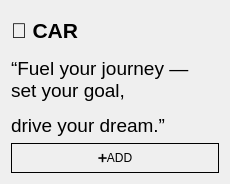
               <widget class="QWidget" name="page_20">
                <layout class="QGridLayout" name="gridLayout_7">
                 <item row="0" column="0">
                  <layout class="QGridLayout" name="gridLayout_23">
                   <item row="1" column="0" colspan="2">
                    <widget class="QLabel" name="label_11">
                     <property name="sizePolicy">
                      <sizepolicy hsizetype="Preferred" vsizetype="Expanding">
                       <horstretch>0</horstretch>
                       <verstretch>0</verstretch>
                      </sizepolicy>
                     </property>
                     <property name="minimumSize">
                      <size>
                       <width>0</width>
                       <height>80</height>
                      </size>
                     </property>
                     <property name="text">
                      <string>&lt;html&gt;&lt;head/&gt;&lt;body&gt;&lt;p&gt;&lt;span style=&quot; font-size:14pt;&quot;&gt;“Fuel your journey — set your goal, &lt;/span&gt;&lt;/p&gt;&lt;p&gt;&lt;span style=&quot; font-size:14pt;&quot;&gt;drive your dream.”&lt;/span&gt;&lt;/p&gt;&lt;/body&gt;&lt;/html&gt;</string>
                     </property>
                     <property name="alignment">
                      <set>Qt::AlignmentFlag::AlignLeading|Qt::AlignmentFlag::AlignLeft|Qt::AlignmentFlag::AlignTop</set>
                     </property>
                     <property name="wordWrap">
                      <bool>true</bool>
                     </property>
                    </widget>
                   </item>
                   <item row="0" column="0" colspan="2">
                    <widget class="QLabel" name="label_12">
                     <property name="minimumSize">
                      <size>
                       <width>0</width>
                       <height>40</height>
                      </size>
                     </property>
                     <property name="styleSheet">
                      <string notr="true"/>
                     </property>
                     <property name="text">
                      <string>&lt;html&gt;&lt;head/&gt;&lt;body&gt;&lt;p&gt;&lt;span style=&quot; font-size:16pt; font-weight:700;&quot;&gt;🚗 CAR&lt;/span&gt;&lt;/p&gt;&lt;/body&gt;&lt;/html&gt;</string>
                     </property>
                     <property name="alignment">
                      <set>Qt::AlignmentFlag::AlignLeading|Qt::AlignmentFlag::AlignLeft|Qt::AlignmentFlag::AlignVCenter</set>
                     </property>
                     <property name="wordWrap">
                      <bool>true</bool>
                     </property>
                    </widget>
                   </item>
                   <item row="2" column="0" rowspan="2" colspan="2">
                    <widget class="QPushButton" name="add_2">
                     <property name="minimumSize">
                      <size>
                       <width>0</width>
                       <height>30</height>
                      </size>
                     </property>
                     <property name="styleSheet">
                      <string notr="true">border: 0.5px solid black</string>
                     </property>
                     <property name="text">
                      <string>➕ADD</string>
                     </property>
                    </widget>
                   </item>
                  </layout>
                 </item>
                </layout>
               </widget>
